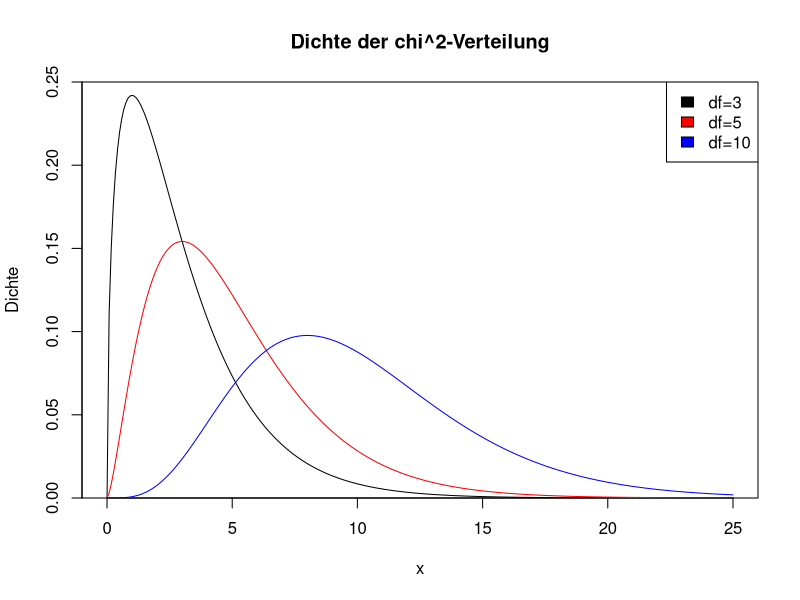
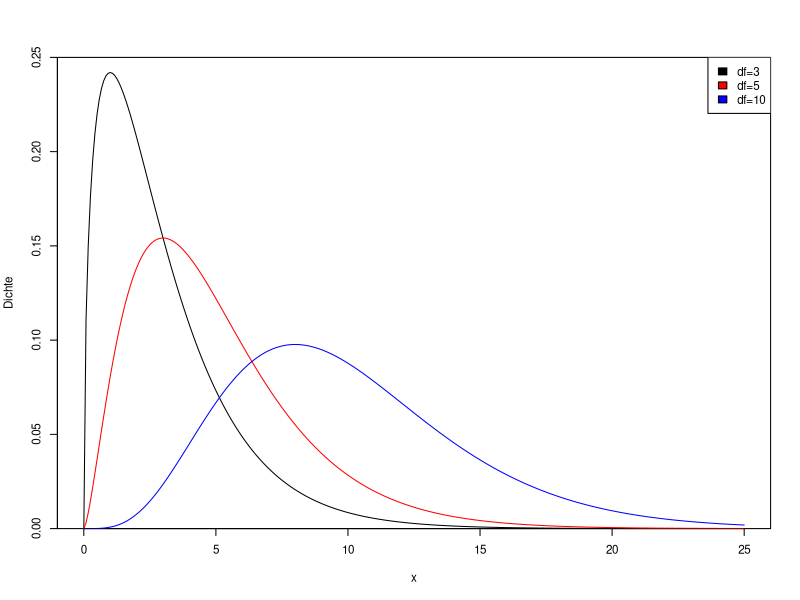

Reproduce these figures in R, in order.
## ---- chunk 1
#| code-fold: true
#| code-summary: "R-Code zeigen"
x <- seq(from=0, to=25, length=300)
plot(x, dchisq(x, df=3),
     type="l",
     main="Dichte der chi^2-Verteilung",
     xlab="x",
     ylab="Dichte",
     yaxs="i",
     ylim=c(0, 0.25))

lines(x, dchisq(x, df=5), col="red")
lines(x, dchisq(x, df=10), col="blue")

legend("topright",
       fill=c("black", "red", "blue"),
       legend=c("df=3", "df=5", "df=10"))
## ---- chunk 2
#| echo: FALSE
#| fig-cap: "Dichte der Chi-Quadrat-Verteilung"
par(cex=0.7)
x <- seq(from=0, to=25, length=300)
plot(x, dchisq(x, df=3),
     type="l",
     main="",
     xlab="x",
     ylab="Dichte",
     yaxs="i",
     ylim=c(0, 0.25))

lines(x, dchisq(x, df=5), col="red")
lines(x, dchisq(x, df=10), col="blue")

legend("topright",
       fill=c("black", "red", "blue"),
       legend=c("df=3", "df=5", "df=10"))
## ---- chunk 3
renditen <- read.csv("../data/tagesrenditen.csv")
head(renditen)
## ---- chunk 4
s <- renditen$siemens
z <- renditen$zalando
## ---- chunk 5
n <- length(s)
print(n)
## ---- chunk 6
A_breaks <- c(-Inf, -1.4, -0.6, 0.1, 0.9, 1.6, Inf)
B_breaks <- c(-Inf, -3, -1.5, 0, 1.3, 3.1, Inf)

s_d <- cut(s, A_breaks)
z_d <- cut(z, B_breaks)
## ---- chunk 7
N_siemens <- table(s_d)
N_zalando <- table(z_d)
N_siemens
N_zalando
## ---- chunk 8
N <- table(s_d, z_d)
print(N)
## ---- chunk 9
teststat <- 0
for(j in 1:6){
  for(k in 1:6){
    aux <- N_siemens[j]*N_zalando[k]/n
    teststat <- teststat + (N[j,k]-aux)^2/(aux)
  }
}
## ---- chunk 10
teststat <- as.numeric(teststat)
teststat
## ---- chunk 11
df <- (length(N_siemens)-1)*(length(N_zalando)-1)
df
## ---- chunk 12
qchisq(0.95, df)
## ---- chunk 13
pWert <- 1 - pchisq(teststat, df)
pWert
## ---- chunk 14
chisq.test(N)
## ---- chunk 15
x_j <- 0:9
n_j <- c(6,27,78,81,72,64,33,23,9,7)

J <- length(x_j)
n <- sum(n_j)
## ---- chunk 16
pi_j <- c(dpois(0:8, lambda=4),
          1-ppois(8, lambda=4))
## ---- chunk 17
n*pi_j
## ---- chunk 18
teststat <- sum((n_j - n*pi_j)^2/(n*pi_j))
teststat
## ---- chunk 19
qchisq(0.95, df=J-1)
## ---- chunk 20
chisq.test(n_j, p=pi_j)
## ---- chunk 21
j <- 1:9
n_j <- c(271, 204, 145, 90, 81, 48, 47, 66, 48)
print(data.frame(j=j, n_j=n_j))
## ---- chunk 22
pi_j <- log10(1+1/j)
print(data.frame(j=j, pi_j=pi_j))
## ---- chunk 23
n <- sum(n_j)
teststat <- sum((n_j - n*pi_j)^2/(n*pi_j))
teststat
## ---- chunk 24
qchisq(0.95, df=8)
## ---- chunk 25
x <- read.csv("../data/largecities.csv")
## ---- chunk 26
n <- dim(x)[1]
n
## ---- chunk 27
head(x)
## ---- chunk 28
p <- seq(from=0.1, to=0.9, by=0.1)
grenzen <- 2000000*(1-p)^(-1)
grenzen
## ---- chunk 29
grenzen <- c(2000000, grenzen, Inf)
## ---- chunk 30
n_j <- rep(0, 10)

for(j in 1:10){
  n_j[j] <- sum(grenzen[j] < x$population & x$population <= grenzen[j+1])
}

print(data.frame(Untergrenze=grenzen[1:10],
                 Obergrenze=grenzen[2:11],
                 n_j=n_j))
## ---- chunk 31
teststat <- sum((n_j - 0.1*n)^2/(0.1*n))
teststat
## ---- chunk 32
qchisq(0.99, df=9)
